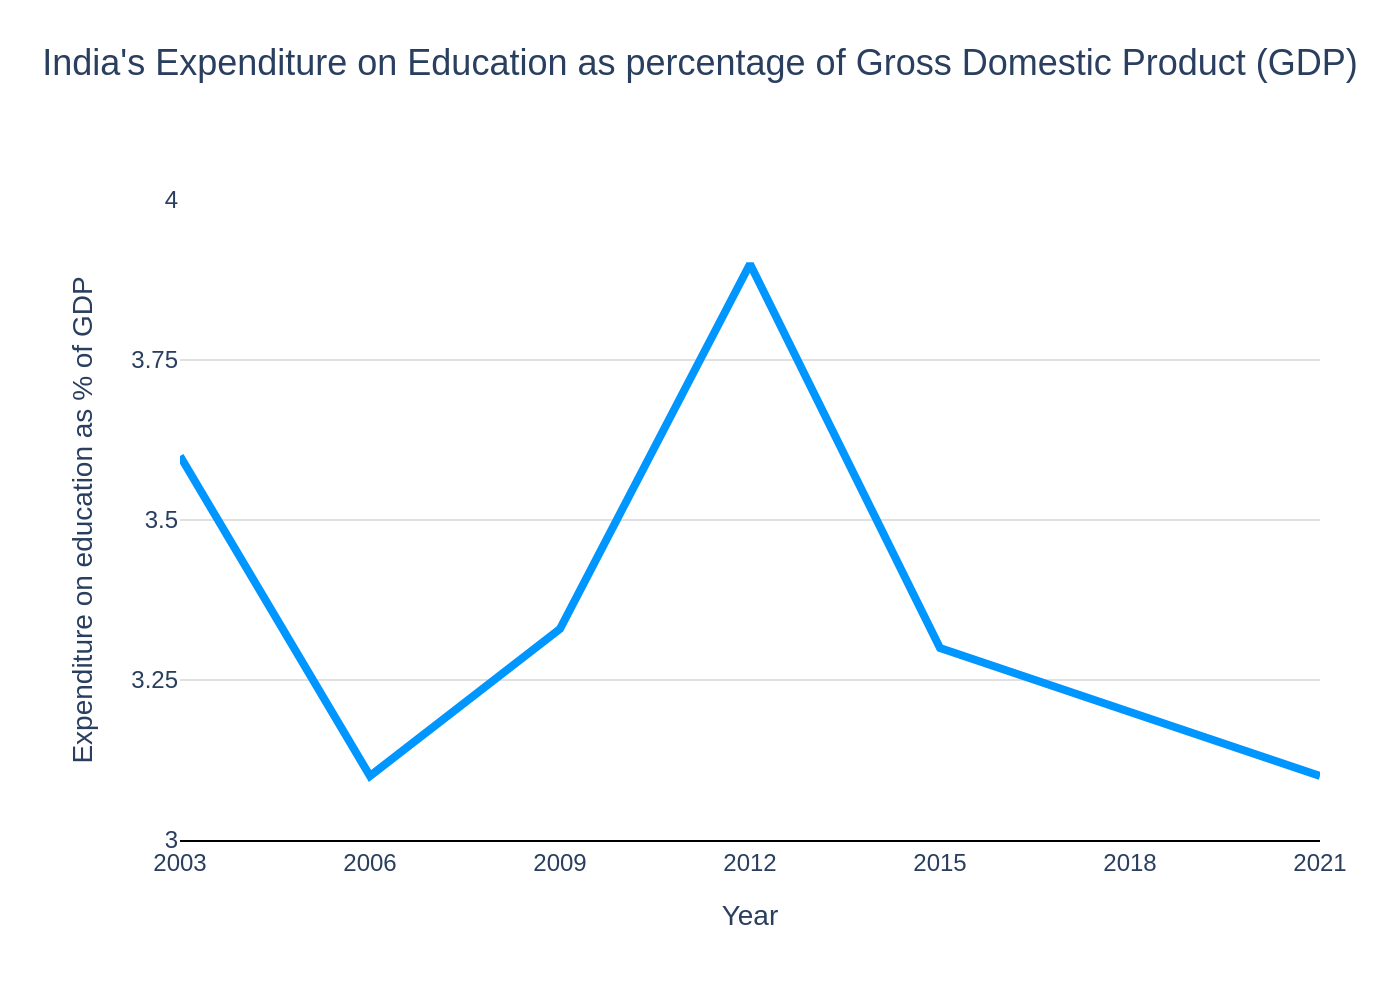

This chart was generated by the following Python code:
import sys
import json
import plotly.graph_objects as go
from pathlib import Path

if len(sys.argv) != 2:
    print("Usage: python script.py <path_to_json_file>")
    sys.exit(1)

json_path = sys.argv[1]
with open(json_path, 'r', encoding='utf-8') as f:
    chart_info = json.load(f)

data = chart_info['chart_data']
texts = chart_info['texts']
colors = chart_info['colors']

fig = go.Figure()

fig.add_trace(go.Scatter(
    x=data['x_values'],
    y=data['y_values'],
    mode='lines',
    line=dict(color=colors[0], width=4),
    showlegend=False
))

title_parts = [texts['title'], texts['subtitle']]
full_title = '<br>'.join(filter(None, title_parts))

fig.update_layout(
    title=dict(
        text=full_title,
        x=0.5,
        y=0.95,
        xanchor='center',
        yanchor='top',
        font=dict(size=18)
    ),
    xaxis=dict(
        title=texts['x_axis_title'],
        showline=True,
        linecolor='black',
        showgrid=False,
        tickmode='array',
        tickvals=data['x_values'],
        ticktext=[str(x) for x in data['x_values']]
    ),
    yaxis=dict(
        title=texts['y_axis_title'],
        showline=False,
        linecolor='black',
        gridcolor='#E0E0E0',
        range=[3, 4],
        tickvals=[3, 3.25, 3.5, 3.75, 4]
    ),
    font=dict(
        family="Arial",
        size=12
    ),
    plot_bgcolor='white',
    paper_bgcolor='white',
    margin=dict(l=90, r=40, t=100, b=80),
    showlegend=False
)

base_filename = Path(json_path).stem
output_filename = f"{base_filename}.png"
fig.write_image(output_filename, scale=2)

print(f"Chart saved as {output_filename}")
